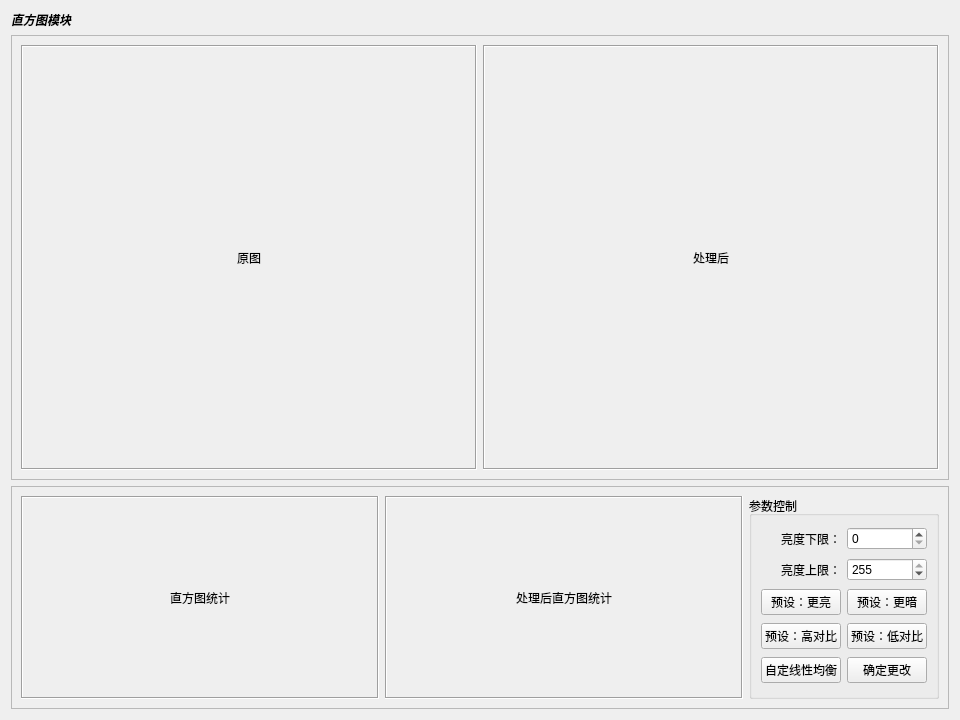
<?xml version="1.0" encoding="UTF-8"?>
<ui version="4.0">
 <class>HistWidget</class>
 <widget class="QWidget" name="HistWidget">
  <property name="geometry">
   <rect>
    <x>0</x>
    <y>0</y>
    <width>960</width>
    <height>720</height>
   </rect>
  </property>
  <property name="minimumSize">
   <size>
    <width>640</width>
    <height>480</height>
   </size>
  </property>
  <property name="windowTitle">
   <string>直方图模块</string>
  </property>
  <layout class="QVBoxLayout" name="verticalLayout" stretch="0,2,1">
   <item>
    <widget class="QLabel" name="widget_title">
     <property name="font">
      <font>
       <italic>true</italic>
       <bold>true</bold>
      </font>
     </property>
     <property name="text">
      <string>直方图模块</string>
     </property>
    </widget>
   </item>
   <item>
    <widget class="QFrame" name="frame">
     <property name="frameShape">
      <enum>QFrame::StyledPanel</enum>
     </property>
     <property name="frameShadow">
      <enum>QFrame::Raised</enum>
     </property>
     <layout class="QHBoxLayout" name="horizontalLayout_2" stretch="1,1">
      <item>
       <widget class="QLabel" name="original_image_label">
        <property name="frameShape">
         <enum>QFrame::Box</enum>
        </property>
        <property name="frameShadow">
         <enum>QFrame::Sunken</enum>
        </property>
        <property name="text">
         <string>原图</string>
        </property>
        <property name="alignment">
         <set>Qt::AlignCenter</set>
        </property>
       </widget>
      </item>
      <item>
       <widget class="QLabel" name="after_process_image_label">
        <property name="frameShape">
         <enum>QFrame::Box</enum>
        </property>
        <property name="frameShadow">
         <enum>QFrame::Sunken</enum>
        </property>
        <property name="text">
         <string>处理后</string>
        </property>
        <property name="alignment">
         <set>Qt::AlignCenter</set>
        </property>
       </widget>
      </item>
     </layout>
    </widget>
   </item>
   <item>
    <widget class="QFrame" name="frame_2">
     <property name="frameShape">
      <enum>QFrame::StyledPanel</enum>
     </property>
     <property name="frameShadow">
      <enum>QFrame::Raised</enum>
     </property>
     <layout class="QHBoxLayout" name="horizontalLayout" stretch="2,2,1">
      <item>
       <widget class="QLabel" name="hist_label">
        <property name="frameShape">
         <enum>QFrame::Box</enum>
        </property>
        <property name="frameShadow">
         <enum>QFrame::Sunken</enum>
        </property>
        <property name="text">
         <string>直方图统计</string>
        </property>
        <property name="alignment">
         <set>Qt::AlignCenter</set>
        </property>
       </widget>
      </item>
      <item>
       <widget class="QLabel" name="after_process_hist_label">
        <property name="frameShape">
         <enum>QFrame::Box</enum>
        </property>
        <property name="frameShadow">
         <enum>QFrame::Sunken</enum>
        </property>
        <property name="text">
         <string>处理后直方图统计</string>
        </property>
        <property name="alignment">
         <set>Qt::AlignCenter</set>
        </property>
       </widget>
      </item>
      <item>
       <widget class="QGroupBox" name="groupBox">
        <property name="title">
         <string>参数控制</string>
        </property>
        <layout class="QGridLayout" name="gridLayout">
         <item row="4" column="1">
          <widget class="QPushButton" name="ok_btn">
           <property name="text">
            <string>确定更改</string>
           </property>
          </widget>
         </item>
         <item row="2" column="0">
          <widget class="QPushButton" name="lighter_btn">
           <property name="text">
            <string>预设：更亮</string>
           </property>
           <property name="checkable">
            <bool>false</bool>
           </property>
           <property name="default">
            <bool>false</bool>
           </property>
           <property name="flat">
            <bool>false</bool>
           </property>
          </widget>
         </item>
         <item row="2" column="1">
          <widget class="QPushButton" name="darker_btn">
           <property name="text">
            <string>预设：更暗</string>
           </property>
          </widget>
         </item>
         <item row="4" column="0">
          <widget class="QPushButton" name="start_process_btn">
           <property name="styleSheet">
            <string notr="true"/>
           </property>
           <property name="text">
            <string>自定线性均衡</string>
           </property>
          </widget>
         </item>
         <item row="0" column="1">
          <widget class="QSpinBox" name="brightness_lower_limit">
           <property name="maximum">
            <number>255</number>
           </property>
          </widget>
         </item>
         <item row="0" column="0">
          <widget class="QLabel" name="label_6">
           <property name="layoutDirection">
            <enum>Qt::LeftToRight</enum>
           </property>
           <property name="text">
            <string>亮度下限：</string>
           </property>
           <property name="alignment">
            <set>Qt::AlignRight|Qt::AlignTrailing|Qt::AlignVCenter</set>
           </property>
          </widget>
         </item>
         <item row="1" column="0">
          <widget class="QLabel" name="label_7">
           <property name="text">
            <string>亮度上限：</string>
           </property>
           <property name="alignment">
            <set>Qt::AlignRight|Qt::AlignTrailing|Qt::AlignVCenter</set>
           </property>
          </widget>
         </item>
         <item row="1" column="1">
          <widget class="QSpinBox" name="brightness_upper_limit">
           <property name="maximum">
            <number>255</number>
           </property>
           <property name="value">
            <number>255</number>
           </property>
          </widget>
         </item>
         <item row="3" column="0">
          <widget class="QPushButton" name="high_contrast_btn">
           <property name="text">
            <string>预设：高对比</string>
           </property>
          </widget>
         </item>
         <item row="3" column="1">
          <widget class="QPushButton" name="low_contrast_btn">
           <property name="text">
            <string>预设：低对比</string>
           </property>
          </widget>
         </item>
        </layout>
       </widget>
      </item>
     </layout>
    </widget>
   </item>
  </layout>
 </widget>
 <resources/>
 <connections/>
</ui>
